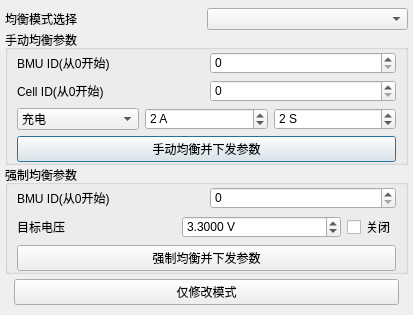
<?xml version="1.0" encoding="UTF-8"?>
<ui version="4.0">
 <class>frmBalanceBox</class>
 <widget class="QDialog" name="frmBalanceBox">
  <property name="windowModality">
   <enum>Qt::ApplicationModal</enum>
  </property>
  <property name="geometry">
   <rect>
    <x>0</x>
    <y>0</y>
    <width>413</width>
    <height>296</height>
   </rect>
  </property>
  <property name="sizePolicy">
   <sizepolicy hsizetype="Preferred" vsizetype="Preferred">
    <horstretch>0</horstretch>
    <verstretch>0</verstretch>
   </sizepolicy>
  </property>
  <layout class="QHBoxLayout" name="horizontalLayout">
   <property name="spacing">
    <number>0</number>
   </property>
   <property name="leftMargin">
    <number>0</number>
   </property>
   <property name="topMargin">
    <number>0</number>
   </property>
   <property name="rightMargin">
    <number>0</number>
   </property>
   <property name="bottomMargin">
    <number>0</number>
   </property>
   <item>
    <widget class="QGroupBox" name="groupBox">
     <property name="sizePolicy">
      <sizepolicy hsizetype="Expanding" vsizetype="Preferred">
       <horstretch>0</horstretch>
       <verstretch>0</verstretch>
      </sizepolicy>
     </property>
     <property name="font">
      <font>
       <pointsize>1</pointsize>
      </font>
     </property>
     <property name="styleSheet">
      <string notr="true">#groupBox{border:none}</string>
     </property>
     <property name="title">
      <string/>
     </property>
     <property name="flat">
      <bool>false</bool>
     </property>
     <property name="checkable">
      <bool>false</bool>
     </property>
     <layout class="QVBoxLayout" name="verticalLayout_3">
      <property name="spacing">
       <number>0</number>
      </property>
      <property name="leftMargin">
       <number>2</number>
      </property>
      <property name="topMargin">
       <number>2</number>
      </property>
      <property name="rightMargin">
       <number>2</number>
      </property>
      <property name="bottomMargin">
       <number>7</number>
      </property>
      <item>
       <layout class="QHBoxLayout" name="horizontalLayout_8">
        <item>
         <widget class="QLabel" name="label_4">
          <property name="text">
           <string>均衡模式选择</string>
          </property>
         </widget>
        </item>
        <item>
         <widget class="QComboBox" name="cbMode">
          <property name="currentIndex">
           <number>-1</number>
          </property>
         </widget>
        </item>
       </layout>
      </item>
      <item>
       <widget class="QGroupBox" name="gManual">
        <property name="sizePolicy">
         <sizepolicy hsizetype="Preferred" vsizetype="Preferred">
          <horstretch>0</horstretch>
          <verstretch>0</verstretch>
         </sizepolicy>
        </property>
        <property name="title">
         <string>手动均衡参数</string>
        </property>
        <layout class="QVBoxLayout" name="verticalLayout_4">
         <property name="leftMargin">
          <number>0</number>
         </property>
         <property name="topMargin">
          <number>2</number>
         </property>
         <property name="rightMargin">
          <number>0</number>
         </property>
         <property name="bottomMargin">
          <number>0</number>
         </property>
         <item>
          <layout class="QVBoxLayout" name="verticalLayout">
           <property name="leftMargin">
            <number>9</number>
           </property>
           <property name="rightMargin">
            <number>9</number>
           </property>
           <item>
            <layout class="QHBoxLayout" name="horizontalLayout_5">
             <item>
              <widget class="QLabel" name="label_3">
               <property name="text">
                <string>BMU ID(从0开始)</string>
               </property>
              </widget>
             </item>
             <item>
              <widget class="QSpinBox" name="BmuID1">
               <property name="sizePolicy">
                <sizepolicy hsizetype="Minimum" vsizetype="Fixed">
                 <horstretch>0</horstretch>
                 <verstretch>0</verstretch>
                </sizepolicy>
               </property>
              </widget>
             </item>
            </layout>
           </item>
           <item>
            <layout class="QHBoxLayout" name="horizontalLayout_4">
             <item>
              <widget class="QLabel" name="label">
               <property name="text">
                <string>Cell ID(从0开始)</string>
               </property>
              </widget>
             </item>
             <item>
              <widget class="QSpinBox" name="CellID">
               <property name="sizePolicy">
                <sizepolicy hsizetype="Minimum" vsizetype="Fixed">
                 <horstretch>0</horstretch>
                 <verstretch>0</verstretch>
                </sizepolicy>
               </property>
              </widget>
             </item>
            </layout>
           </item>
           <item>
            <layout class="QHBoxLayout" name="horizontalLayout_6">
             <item>
              <widget class="QComboBox" name="cbDirection">
               <property name="currentIndex">
                <number>1</number>
               </property>
               <item>
                <property name="text">
                 <string>放电</string>
                </property>
               </item>
               <item>
                <property name="text">
                 <string>充电</string>
                </property>
               </item>
              </widget>
             </item>
             <item>
              <widget class="QDoubleSpinBox" name="doubleI">
               <property name="sizePolicy">
                <sizepolicy hsizetype="Minimum" vsizetype="Fixed">
                 <horstretch>0</horstretch>
                 <verstretch>0</verstretch>
                </sizepolicy>
               </property>
               <property name="toolTip">
                <string>均衡电流</string>
               </property>
               <property name="prefix">
                <string/>
               </property>
               <property name="suffix">
                <string> A</string>
               </property>
               <property name="decimals">
                <number>0</number>
               </property>
               <property name="value">
                <double>2.000000000000000</double>
               </property>
              </widget>
             </item>
             <item>
              <widget class="QSpinBox" name="time">
               <property name="sizePolicy">
                <sizepolicy hsizetype="Minimum" vsizetype="Fixed">
                 <horstretch>0</horstretch>
                 <verstretch>0</verstretch>
                </sizepolicy>
               </property>
               <property name="toolTip">
                <string>均衡持续时间</string>
               </property>
               <property name="suffix">
                <string> S</string>
               </property>
               <property name="value">
                <number>2</number>
               </property>
              </widget>
             </item>
            </layout>
           </item>
           <item>
            <layout class="QHBoxLayout" name="horizontalLayout_7">
             <item>
              <widget class="QPushButton" name="btnManually">
               <property name="text">
                <string>手动均衡并下发参数</string>
               </property>
              </widget>
             </item>
            </layout>
           </item>
          </layout>
         </item>
        </layout>
       </widget>
      </item>
      <item>
       <widget class="QGroupBox" name="gForce">
        <property name="sizePolicy">
         <sizepolicy hsizetype="Preferred" vsizetype="Preferred">
          <horstretch>0</horstretch>
          <verstretch>0</verstretch>
         </sizepolicy>
        </property>
        <property name="title">
         <string>强制均衡参数</string>
        </property>
        <layout class="QHBoxLayout" name="horizontalLayout_3">
         <property name="leftMargin">
          <number>0</number>
         </property>
         <property name="topMargin">
          <number>2</number>
         </property>
         <property name="rightMargin">
          <number>0</number>
         </property>
         <property name="bottomMargin">
          <number>0</number>
         </property>
         <item>
          <layout class="QVBoxLayout" name="verticalLayout_2">
           <property name="leftMargin">
            <number>9</number>
           </property>
           <property name="rightMargin">
            <number>9</number>
           </property>
           <item>
            <layout class="QHBoxLayout" name="horizontalLayout_9">
             <item>
              <widget class="QLabel" name="label_5">
               <property name="text">
                <string>BMU ID(从0开始)</string>
               </property>
              </widget>
             </item>
             <item>
              <widget class="QSpinBox" name="BMUID2">
               <property name="sizePolicy">
                <sizepolicy hsizetype="Minimum" vsizetype="Fixed">
                 <horstretch>0</horstretch>
                 <verstretch>0</verstretch>
                </sizepolicy>
               </property>
              </widget>
             </item>
            </layout>
           </item>
           <item>
            <layout class="QHBoxLayout" name="horizontalLayout_10">
             <item>
              <widget class="QLabel" name="label_6">
               <property name="text">
                <string>目标电压</string>
               </property>
              </widget>
             </item>
             <item>
              <widget class="QDoubleSpinBox" name="targetU">
               <property name="sizePolicy">
                <sizepolicy hsizetype="Minimum" vsizetype="Fixed">
                 <horstretch>0</horstretch>
                 <verstretch>0</verstretch>
                </sizepolicy>
               </property>
               <property name="prefix">
                <string/>
               </property>
               <property name="suffix">
                <string> V</string>
               </property>
               <property name="decimals">
                <number>4</number>
               </property>
               <property name="maximum">
                <double>7.000000000000000</double>
               </property>
               <property name="value">
                <double>3.300000000000000</double>
               </property>
              </widget>
             </item>
             <item>
              <widget class="QCheckBox" name="cbClose">
               <property name="sizePolicy">
                <sizepolicy hsizetype="Fixed" vsizetype="Fixed">
                 <horstretch>0</horstretch>
                 <verstretch>0</verstretch>
                </sizepolicy>
               </property>
               <property name="text">
                <string>关闭</string>
               </property>
              </widget>
             </item>
            </layout>
           </item>
           <item>
            <layout class="QHBoxLayout" name="horizontalLayout_2">
             <item>
              <widget class="QPushButton" name="btnForce">
               <property name="text">
                <string>强制均衡并下发参数</string>
               </property>
              </widget>
             </item>
            </layout>
           </item>
          </layout>
         </item>
        </layout>
       </widget>
      </item>
      <item>
       <layout class="QHBoxLayout" name="horizontalLayout_11">
        <property name="leftMargin">
         <number>9</number>
        </property>
        <property name="topMargin">
         <number>5</number>
        </property>
        <property name="rightMargin">
         <number>9</number>
        </property>
        <property name="bottomMargin">
         <number>0</number>
        </property>
        <item>
         <widget class="QPushButton" name="btnMode">
          <property name="text">
           <string>仅修改模式</string>
          </property>
          <property name="default">
           <bool>false</bool>
          </property>
         </widget>
        </item>
       </layout>
      </item>
      <item>
       <spacer name="verticalSpacer">
        <property name="orientation">
         <enum>Qt::Vertical</enum>
        </property>
        <property name="sizeHint" stdset="0">
         <size>
          <width>20</width>
          <height>40</height>
         </size>
        </property>
       </spacer>
      </item>
     </layout>
    </widget>
   </item>
  </layout>
 </widget>
 <resources/>
 <connections/>
</ui>
